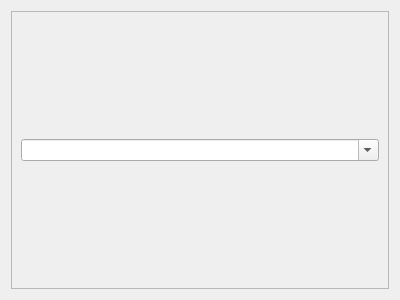
<?xml version="1.0" encoding="UTF-8"?>
<ui version="4.0">
 <class>Form</class>
 <widget class="QWidget" name="Form">
  <property name="geometry">
   <rect>
    <x>0</x>
    <y>0</y>
    <width>400</width>
    <height>300</height>
   </rect>
  </property>
  <property name="windowTitle">
   <string>Form</string>
  </property>
  <layout class="QHBoxLayout" name="horizontalLayout">
   <item>
    <widget class="QFrame" name="frame">
     <property name="frameShape">
      <enum>QFrame::StyledPanel</enum>
     </property>
     <property name="frameShadow">
      <enum>QFrame::Raised</enum>
     </property>
     <layout class="QHBoxLayout" name="horizontalLayout_2">
      <item>
       <widget class="QComboBox" name="RfFltSel">
        <property name="editable">
         <bool>true</bool>
        </property>
        <property name="currentText">
         <string>Rf Faults over Time</string>
        </property>
        <property name="currentIndex">
         <number>-1</number>
        </property>
        <property name="maxVisibleItems">
         <number>3</number>
        </property>
        <property name="maxCount">
         <number>3</number>
        </property>
       </widget>
      </item>
     </layout>
    </widget>
   </item>
  </layout>
 </widget>
 <resources/>
 <connections/>
</ui>
